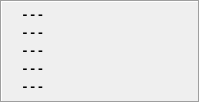
               <widget class="QFrame" name="frame">
                <property name="sizePolicy">
                 <sizepolicy hsizetype="Fixed" vsizetype="Preferred">
                  <horstretch>0</horstretch>
                  <verstretch>0</verstretch>
                 </sizepolicy>
                </property>
                <property name="minimumSize">
                 <size>
                  <width>150</width>
                  <height>0</height>
                 </size>
                </property>
                <property name="sizeIncrement">
                 <size>
                  <width>0</width>
                  <height>0</height>
                 </size>
                </property>
                <property name="frameShape">
                 <enum>QFrame::Box</enum>
                </property>
                <property name="frameShadow">
                 <enum>QFrame::Sunken</enum>
                </property>
                <layout class="QGridLayout" name="gridLayout_7" rowstretch="1,1,1,1,1" columnstretch="1,100">
                 <property name="leftMargin">
                  <number>6</number>
                 </property>
                 <property name="topMargin">
                  <number>6</number>
                 </property>
                 <property name="rightMargin">
                  <number>6</number>
                 </property>
                 <property name="bottomMargin">
                  <number>6</number>
                 </property>
                 <property name="verticalSpacing">
                  <number>3</number>
                 </property>
                 <item row="0" column="0">
                  <widget class="QLabel" name="label_18">
                   <property name="toolTip">
                    <string>&lt;html&gt;&lt;head/&gt;&lt;body&gt;&lt;p&gt;Difference in time&lt;/p&gt;&lt;/body&gt;&lt;/html&gt;</string>
                   </property>
                   <property name="text">
                    <string/>
                   </property>
                   <property name="pixmap">
                    <pixmap resource="resources.qrc">:/images/icons/deltaX.png</pixmap>
                   </property>
                   <property name="scaledContents">
                    <bool>false</bool>
                   </property>
                  </widget>
                 </item>
                 <item row="0" column="1">
                  <widget class="QLabel" name="labelCurDeltaTime">
                   <property name="sizePolicy">
                    <sizepolicy hsizetype="Minimum" vsizetype="Preferred">
                     <horstretch>0</horstretch>
                     <verstretch>0</verstretch>
                    </sizepolicy>
                   </property>
                   <property name="font">
                    <font>
                     <family>Courier New</family>
                     <pointsize>10</pointsize>
                     <weight>75</weight>
                     <bold>true</bold>
                    </font>
                   </property>
                   <property name="text">
                    <string notr="true">---</string>
                   </property>
                   <property name="textFormat">
                    <enum>Qt::PlainText</enum>
                   </property>
                   <property name="alignment">
                    <set>Qt::AlignLeading|Qt::AlignLeft|Qt::AlignVCenter</set>
                   </property>
                  </widget>
                 </item>
                 <item row="1" column="0">
                  <widget class="QLabel" name="label_11">
                   <property name="toolTip">
                    <string>&lt;html&gt;&lt;head/&gt;&lt;body&gt;&lt;p&gt;Difference of value cursors&lt;/p&gt;&lt;/body&gt;&lt;/html&gt;</string>
                   </property>
                   <property name="text">
                    <string/>
                   </property>
                   <property name="pixmap">
                    <pixmap resource="resources.qrc">:/images/icons/deltaY.png</pixmap>
                   </property>
                  </widget>
                 </item>
                 <item row="1" column="1">
                  <widget class="QLabel" name="labelCurDeltaValue">
                   <property name="sizePolicy">
                    <sizepolicy hsizetype="Minimum" vsizetype="Preferred">
                     <horstretch>0</horstretch>
                     <verstretch>0</verstretch>
                    </sizepolicy>
                   </property>
                   <property name="font">
                    <font>
                     <family>Courier New</family>
                     <pointsize>10</pointsize>
                     <weight>75</weight>
                     <bold>true</bold>
                    </font>
                   </property>
                   <property name="text">
                    <string notr="true">---</string>
                   </property>
                   <property name="textFormat">
                    <enum>Qt::PlainText</enum>
                   </property>
                   <property name="alignment">
                    <set>Qt::AlignLeading|Qt::AlignLeft|Qt::AlignVCenter</set>
                   </property>
                  </widget>
                 </item>
                 <item row="2" column="0">
                  <widget class="QLabel" name="label_37">
                   <property name="toolTip">
                    <string>&lt;html&gt;&lt;head/&gt;&lt;body&gt;&lt;p&gt;Ratio (cursor1 / cursor2)&lt;/p&gt;&lt;/body&gt;&lt;/html&gt;</string>
                   </property>
                   <property name="text">
                    <string/>
                   </property>
                   <property name="pixmap">
                    <pixmap resource="resources.qrc">:/images/icons/divide.png</pixmap>
                   </property>
                  </widget>
                 </item>
                 <item row="2" column="1">
                  <widget class="QLabel" name="labelCurRatio">
                   <property name="sizePolicy">
                    <sizepolicy hsizetype="Minimum" vsizetype="Preferred">
                     <horstretch>0</horstretch>
                     <verstretch>0</verstretch>
                    </sizepolicy>
                   </property>
                   <property name="font">
                    <font>
                     <family>Courier New</family>
                     <pointsize>10</pointsize>
                     <weight>75</weight>
                     <bold>true</bold>
                    </font>
                   </property>
                   <property name="text">
                    <string notr="true">---</string>
                   </property>
                   <property name="textFormat">
                    <enum>Qt::PlainText</enum>
                   </property>
                   <property name="alignment">
                    <set>Qt::AlignLeading|Qt::AlignLeft|Qt::AlignVCenter</set>
                   </property>
                  </widget>
                 </item>
                 <item row="3" column="0">
                  <widget class="QLabel" name="label_23">
                   <property name="toolTip">
                    <string>&lt;html&gt;&lt;head/&gt;&lt;body&gt;&lt;p&gt;Slope between cursor intersections&lt;/p&gt;&lt;/body&gt;&lt;/html&gt;</string>
                   </property>
                   <property name="text">
                    <string/>
                   </property>
                   <property name="pixmap">
                    <pixmap resource="resources.qrc">:/images/icons/slope.png</pixmap>
                   </property>
                  </widget>
                 </item>
                 <item row="3" column="1">
                  <widget class="QLabel" name="labelCurSlope">
                   <property name="sizePolicy">
                    <sizepolicy hsizetype="Minimum" vsizetype="Preferred">
                     <horstretch>0</horstretch>
                     <verstretch>0</verstretch>
                    </sizepolicy>
                   </property>
                   <property name="font">
                    <font>
                     <family>Courier New</family>
                     <pointsize>10</pointsize>
                     <weight>75</weight>
                     <bold>true</bold>
                    </font>
                   </property>
                   <property name="text">
                    <string notr="true">---</string>
                   </property>
                   <property name="textFormat">
                    <enum>Qt::PlainText</enum>
                   </property>
                   <property name="alignment">
                    <set>Qt::AlignLeading|Qt::AlignLeft|Qt::AlignVCenter</set>
                   </property>
                  </widget>
                 </item>
                 <item row="4" column="0">
                  <widget class="QLabel" name="label_14">
                   <property name="toolTip">
                    <string>&lt;html&gt;&lt;head/&gt;&lt;body&gt;&lt;p&gt;Reciprocal of time interval between cursors&lt;/p&gt;&lt;/body&gt;&lt;/html&gt;</string>
                   </property>
                   <property name="text">
                    <string/>
                   </property>
                   <property name="pixmap">
                    <pixmap resource="resources.qrc">:/images/icons/freq.png</pixmap>
                   </property>
                  </widget>
                 </item>
                 <item row="4" column="1">
                  <widget class="QLabel" name="labelCurFreq">
                   <property name="sizePolicy">
                    <sizepolicy hsizetype="Minimum" vsizetype="Preferred">
                     <horstretch>0</horstretch>
                     <verstretch>0</verstretch>
                    </sizepolicy>
                   </property>
                   <property name="font">
                    <font>
                     <family>Courier New</family>
                     <pointsize>10</pointsize>
                     <weight>75</weight>
                     <bold>true</bold>
                    </font>
                   </property>
                   <property name="text">
                    <string notr="true">---</string>
                   </property>
                   <property name="textFormat">
                    <enum>Qt::PlainText</enum>
                   </property>
                   <property name="alignment">
                    <set>Qt::AlignLeading|Qt::AlignLeft|Qt::AlignVCenter</set>
                   </property>
                  </widget>
                 </item>
                </layout>
               </widget>
